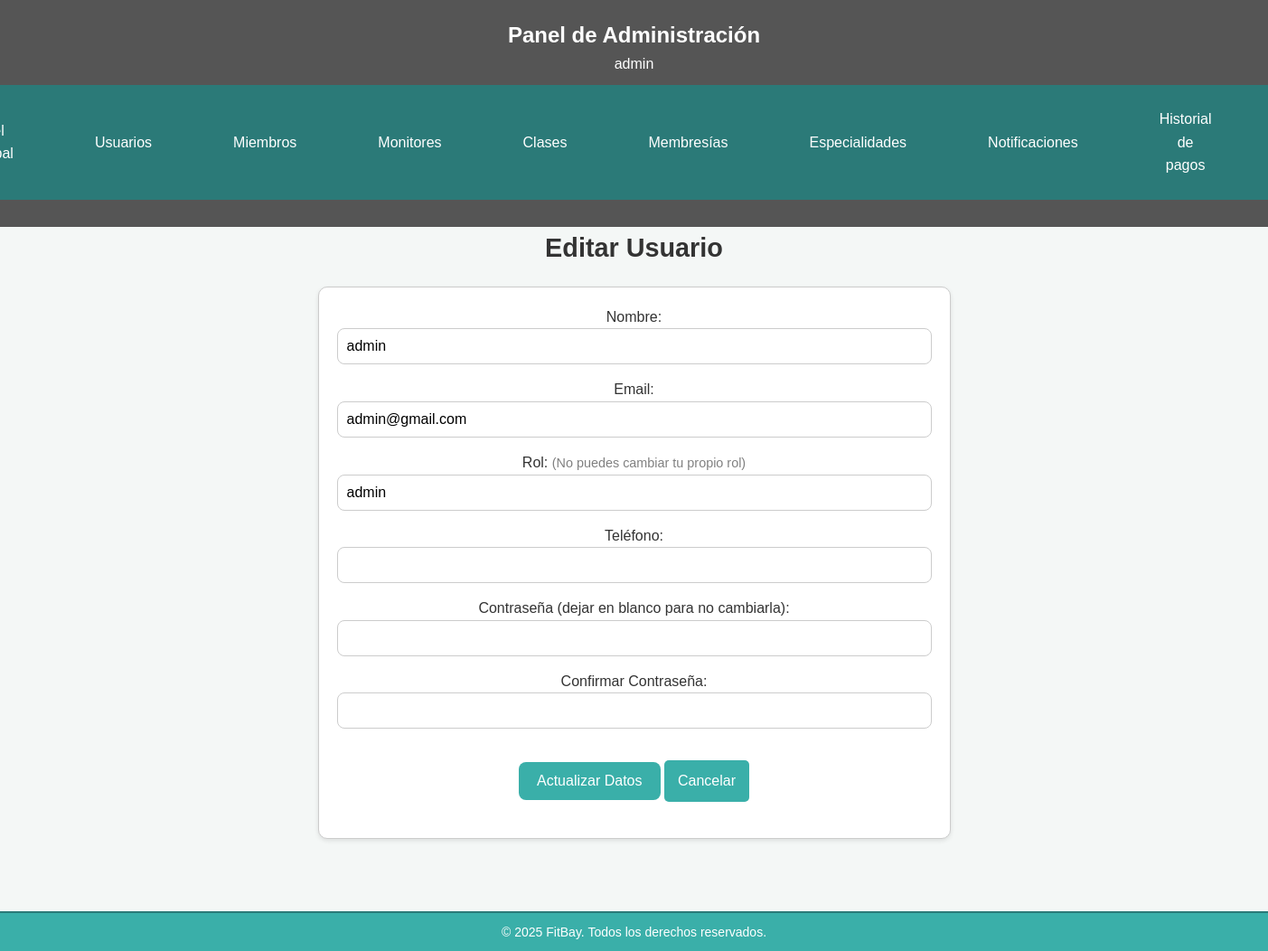
/src/usuarios/edit_usuario.php?id_usuario=1 (signed in), run on the app's committed database.
### tables this page shows
CREATE TABLE IF NOT EXISTS usuario (
    id_usuario INT AUTO_INCREMENT PRIMARY KEY,
    nombre VARCHAR(100),
    email VARCHAR(50) UNIQUE,
    contrasenya VARCHAR(100),
    rol ENUM('usuario', 'miembro', 'monitor', 'admin') DEFAULT 'usuario',
    telefono VARCHAR(15),
    fecha_creacion TIMESTAMP DEFAULT CURRENT_TIMESTAMP
);

### src/usuarios/user_functions.php (called while the page is built, shortened)
<?php
function obtenerDatosUsuario($conn, $id_usuario)
{
    $nombre = $email = $telefono = $rol = '';
    $stmt = $conn->prepare("SELECT nombre, email, telefono, rol FROM usuario WHERE id_usuario = ?");
    $stmt->bind_param("i", $id_usuario);
    $stmt->execute();
    $stmt->bind_result($nombre, $email, $telefono, $rol);
    return [
        'nombre' => $nombre ?: '',
        'email' => $email ?: '',
        'telefono' => $telefono ?: '',
        'rol' => $rol ?: ''
    ];
}

### src/usuarios/edit_usuario.php (the view, shortened to what this page needs)
<?php
require_once('../usuarios/user_functions.php');
$conn = obtenerConexion();
include '../admin/admin_header.php';
if ($_SERVER["REQUEST_METHOD"] == "GET" && isset($_GET['id_usuario'])) {
    $id_usuario = $_GET['id_usuario'];
    $datos_usuario = obtenerDatosUsuario($conn, $id_usuario);
}
?>
<body>
    <main>
        <h2 class="section-title">Editar Usuario</h2>
        <div class="form_container">
            <form action="edit_usuario.php" method="POST" class="form_general" onsubmit="return validarFormulario();" data-context="edicion">
                <label for="nombre">Nombre:</label>
                <input type="text" id="nombre" name="nombre" class="input-general" value="<?php echo htmlspecialchars($datos_usuario['nombre'] ?? '', ENT_QUOTES, 'UTF-8'); ?>" required aria-label="Nombre completo del usuario">
                <label for="email">Email:</label>
                <input type="email" id="email" name="email" class="input-general" value="<?php echo htmlspecialchars($datos_usuario['email'] ?? '', ENT_QUOTES, 'UTF-8'); ?>" required title="Introduce el email del usuario" aria-label="Correo electrónico del usuario">
                <label for="rol">Rol:</label>
                <?php if ((int)$_SESSION['id_usuario'] === (int)$id_usuario): ?>
                    <small style="color:gray; font-size:0.9em;">(No puedes cambiar tu propio rol)</small>
                    <input type="text" id="rol" class="input-general" value="<?php echo htmlspecialchars($datos_usuario['rol']); ?>" readonly>
                <?php endif; ?>
                <label for="telefono">Teléfono:</label>
                <input type="text" id="telefono" name="telefono" class="input-general" value="<?php echo htmlspecialchars($datos_usuario['telefono'] ?? '', ENT_QUOTES, 'UTF-8'); ?>" maxlength="9" pattern="\d{9}" title="Debe contener exactamente 9 dígitos numéricos" autocomplete="off" aria-label="Número de teléfono del usuario">
                <label for="contrasenya">Contraseña (dejar en blanco para no cambiarla):</label>
                <input type="password" id="contrasenya" name="contrasenya" class="input-general" autocomplete="new-password" aria-label="Nueva contraseña para el usuario" title="Introduce una nueva contraseña solo si deseas cambiarla">
                <label for="confirmar_contrasenya">Confirmar Contraseña:</label>
                <input type="password" id="confirmar_contrasenya" name="confirmar_contrasenya" class="input-general" autocomplete="new-password" aria-label="Confirmación de la nueva contraseña" title="Repite la nueva contraseña para confirmar">
                <div class="button-container">
                    <button type="submit" class="btn-general">Actualizar Datos</button>
                    <a href="<?= htmlspecialchars($_SESSION['referer']) ?>" class="btn-general btn-secondary" onclick="unsetReferer()">Cancelar</a>
                </div>
            </form>
        </div>
    </main>
    <?php include '../includes/footer.php'; ?>
</body>

### assets/css/estilos.css (style rules this page uses)
* { margin: 0; padding: 0; box-sizing: border-box; font-family: Arial, sans-serif; }
body { background-color: #f4f7f6; color: #333; line-height: 1.6; display: flex; flex-direction: column; align-items: center; justify-content: center; min-height: 100vh; margin: 0; }
main { padding: 0px; max-width: 1900px; width: 100%; text-align: center; flex: 1; margin: 0 auto; padding-bottom: 60px; }
.form_container { background-color: #ffffff; box-shadow: 0 2px 5px rgba(0, 0, 0, 0.1); display: flex; flex-direction: column; align-items: center; text-align: center; border: 1px solid #ccc; border-radius: 10px; padding: 20px; margin: 20px auto; max-width: 700px; }
.button-container button { flex: 1; padding: 10px; text-align: center; font-size: 14px; border-radius: 5px; cursor: pointer; transition: background-color 0.3s ease; }
.btn-general { display: inline-block; width: auto; padding: 10px 15px; background-color: #3aafa9; color: #fff; font-size: 16px; text-align: center; border: none; border-radius: 5px; cursor: pointer; text-decoration: none; transition: background-color 0.3s ease; }
.button-container { margin: 20px 0; text-align: center; }
input[type="text"], input[type="email"], input[type="number"], input[type="password"], input[type="date"], input[type="time"], select { width: 100%; padding: 10px; margin-bottom: 15px; border: 1px solid #ccc; border-radius: 8px; font-size: 16px; box-sizing: border-box; }
button.btn-general { padding: 12px 20px; font-size: 16px; border-radius: 8px; }
.section-title { font-size: 1.8em; margin-bottom: 10px; color: #333; }

### data on the page
usuario: nombre "admin", email "admin@gmail.com", rol "admin"

### other printed values
$_SESSION['nombre'] "admin"
